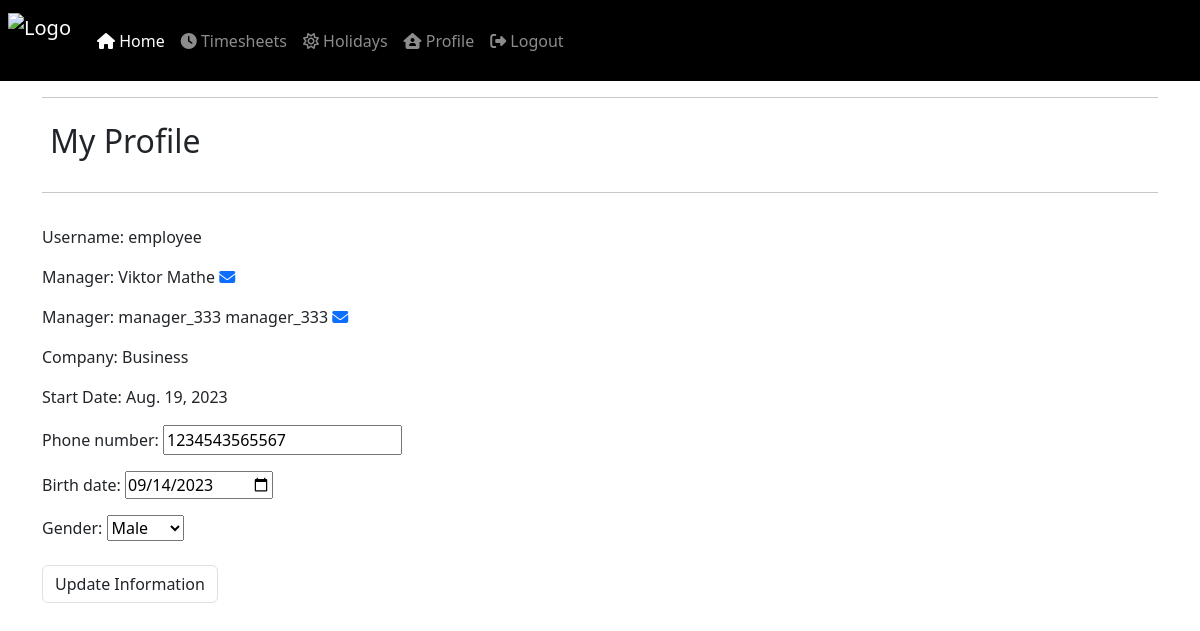
Page /profile/ (signed in) on the committed database.
### employees/models.py (models this page shows, shortened)
class EmployeeProfile(models.Model):
    APPROVE_CHOICES = ((0, 'Pending'), (1, 'Approved'))
    GENDER_CHOICES = (('M', _('Male')), ('F', _('Female')))
    user = models.ForeignKey(User, on_delete=models.CASCADE)
    phone_number = models.IntegerField(blank=True, null=True)
    birth_date = models.DateField(blank=True, null=True)
    gender = models.CharField(max_length=1, choices=GENDER_CHOICES,blank=True, null=True)
    job_role = models.ForeignKey(JobRole,on_delete=models.CASCADE, blank=True, null=True)
    line_manager = models.ForeignKey(ManagerProfile, on_delete=models.CASCADE, blank=True, null=True,related_name="%(app_label)s_%(class)s_line_manager")
    approved = models.BooleanField(choices=APPROVE_CHOICES, default=0)
    company = models.ForeignKey(Business, on_delete=models.CASCADE, blank=True, null=True)
    start_date = models.DateField(default=None, blank=True, null=True)
    end_date = models.DateField(null=True, blank=True)

### manager/models.py (models this page shows, shortened)
class ManagerProfile(models.Model):
    user = models.ForeignKey(User, on_delete=models.CASCADE)
    phone_number = models.IntegerField(blank=True, null=True)
    company = models.ForeignKey(Business, on_delete=models.CASCADE, editable=False)

class Business(models.Model):
    business_name = models.CharField(max_length=1024)
    manager = models.ForeignKey(User, on_delete=models.CASCADE, blank=True, null=True)
    def __str__(self):
        return self.business_name

### employees/views.py (the view)
# urls.py: path('profile/', views.employee_profile, name='profile'),
@login_required
def employee_profile(request):
    employee = get_object_or_404(EmployeeProfile, user=request.user)
    available_managers = ManagerProfile.objects.filter(company=employee.company)
    if request.method == 'POST':
        form = EmployeeProfileForm(request.POST, instance=employee)
        if form.is_valid():
            form.save()
            messages.success(
                request, 'Your profile information has been updated!')
    else:
        form = EmployeeProfileForm(instance=employee)
    template = 'profile.html'
    context= {
        'form': form,
        'employee': employee,
        'available_managers': available_managers
    }
    return render(request, template, context)

### employees/forms.py
class EmployeeProfileForm(forms.ModelForm):
    class Meta:
        model = EmployeeProfile
        fields = ('phone_number', 'birth_date', 'gender', )
        exclude = ('user','line_manager','company','start_date','approved', )
        widgets = { 'birth_date': DateInput()
        }

### employees/templates/profile.html (shortened to what this page needs)
{% extends "base.html" %}
{% load static %}
{% block content %}
<div class="container">
    <div class="row">
        <div class="col">
            <hr>
            <h2 class="text p-2 mb-4">My Profile</h2>
            <hr>
        </div>
        {% if employee.approved == False %}
        <div class="row">
            <p>Your account has NOT been approved yet. Please contact with your manager</p>
        </div>
        {% else %}
    </div>
    <div class="row">
        <div class="col-12 col-lg-6">
            <form class="mt-3 profile-update-form text" action="{% url 'profile' %}" method="POST"
                id="profile-update-form">
                <p>Username: {{ employee.user }}</p>
                {% for manager in available_managers %}
                <p>
                    Manager: {{ manager.user.first_name }} {{ manager.user.last_name }}
                    <a type="button" class="btn-send-message" data-manager-id="{{ manager.id }}">
                        <i class="text fa-solid fa-envelope"></i>
                    </a>
                </p>
                {% endfor %}
                <p>Company: {{ employee.company }}</p>
                <p>Start Date: {{ employee.start_date }}</p>
                {{ form.as_p }}
                <button class="btn rounded-2 text float-right border mt-2">Update Information</button>
            </form>
        </div>
        {% endif %}
    </div>
</div>
{% endblock %}

### rows in the picture
EmployeeProfile: user "employee", company "Business", start_date "Aug. 19, 2023", phone_number "1234543565567", birth_date "09/14/2023", gender "Male"
ManagerProfile: user.first_name "Viktor", user.last_name "Mathe"
ManagerProfile: user.first_name "manager_333", user.last_name "manager_333"
